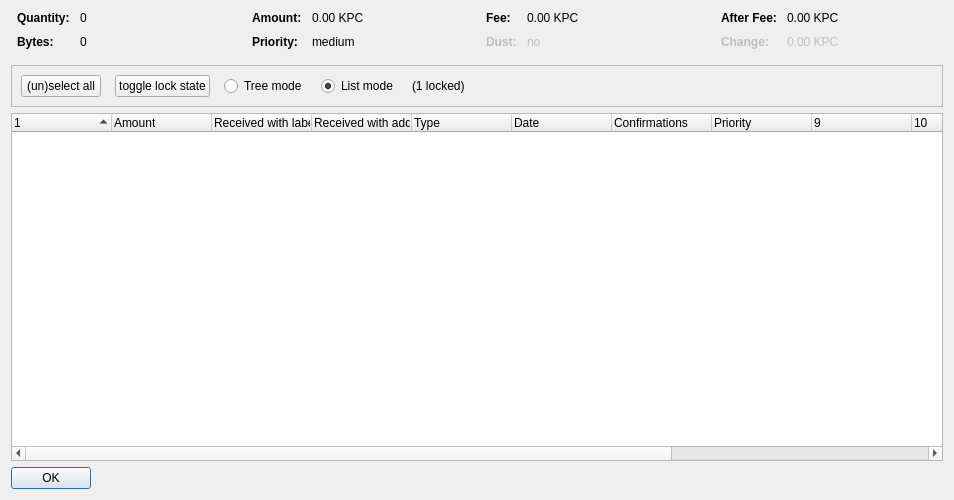
<?xml version="1.0" encoding="UTF-8"?>
<ui version="4.0">
 <class>CoinControlDialog</class>
 <widget class="QDialog" name="CoinControlDialog">
  <property name="geometry">
   <rect>
    <x>0</x>
    <y>0</y>
    <width>954</width>
    <height>500</height>
   </rect>
  </property>
  <property name="windowTitle">
   <string>Coin Selection</string>
  </property>
  <layout class="QVBoxLayout" name="verticalLayout">
   <item>
    <layout class="QHBoxLayout" name="horizontalLayoutTop" stretch="0,0,0,0">
     <property name="topMargin">
      <number>0</number>
     </property>
     <property name="bottomMargin">
      <number>10</number>
     </property>
     <item>
      <layout class="QFormLayout" name="formLayoutCoinControl1">
       <property name="horizontalSpacing">
        <number>10</number>
       </property>
       <property name="verticalSpacing">
        <number>10</number>
       </property>
       <property name="leftMargin">
        <number>6</number>
       </property>
       <property name="rightMargin">
        <number>6</number>
       </property>
       <item row="0" column="0">
        <widget class="QLabel" name="labelCoinControlQuantityText">
         <property name="font">
          <font>
           <weight>75</weight>
           <bold>true</bold>
          </font>
         </property>
         <property name="text">
          <string>Quantity:</string>
         </property>
        </widget>
       </item>
       <item row="0" column="1">
        <widget class="QLabel" name="labelCoinControlQuantity">
         <property name="cursor">
          <cursorShape>IBeamCursor</cursorShape>
         </property>
         <property name="contextMenuPolicy">
          <enum>Qt::ActionsContextMenu</enum>
         </property>
         <property name="text">
          <string notr="true">0</string>
         </property>
         <property name="textInteractionFlags">
          <set>Qt::LinksAccessibleByMouse|Qt::TextSelectableByKeyboard|Qt::TextSelectableByMouse</set>
         </property>
        </widget>
       </item>
       <item row="1" column="0">
        <widget class="QLabel" name="labelCoinControlBytesText">
         <property name="font">
          <font>
           <weight>75</weight>
           <bold>true</bold>
          </font>
         </property>
         <property name="text">
          <string>Bytes:</string>
         </property>
        </widget>
       </item>
       <item row="1" column="1">
        <widget class="QLabel" name="labelCoinControlBytes">
         <property name="cursor">
          <cursorShape>IBeamCursor</cursorShape>
         </property>
         <property name="contextMenuPolicy">
          <enum>Qt::ActionsContextMenu</enum>
         </property>
         <property name="text">
          <string notr="true">0</string>
         </property>
         <property name="textInteractionFlags">
          <set>Qt::LinksAccessibleByMouse|Qt::TextSelectableByKeyboard|Qt::TextSelectableByMouse</set>
         </property>
        </widget>
       </item>
      </layout>
     </item>
     <item>
      <layout class="QFormLayout" name="formLayoutCoinControl2">
       <property name="horizontalSpacing">
        <number>10</number>
       </property>
       <property name="verticalSpacing">
        <number>10</number>
       </property>
       <property name="leftMargin">
        <number>6</number>
       </property>
       <property name="rightMargin">
        <number>6</number>
       </property>
       <item row="0" column="0">
        <widget class="QLabel" name="labelCoinControlAmountText">
         <property name="font">
          <font>
           <weight>75</weight>
           <bold>true</bold>
          </font>
         </property>
         <property name="text">
          <string>Amount:</string>
         </property>
        </widget>
       </item>
       <item row="0" column="1">
        <widget class="QLabel" name="labelCoinControlAmount">
         <property name="cursor">
          <cursorShape>IBeamCursor</cursorShape>
         </property>
         <property name="contextMenuPolicy">
          <enum>Qt::ActionsContextMenu</enum>
         </property>
         <property name="text">
          <string notr="true">0.00 KPC</string>
         </property>
         <property name="textInteractionFlags">
          <set>Qt::LinksAccessibleByMouse|Qt::TextSelectableByKeyboard|Qt::TextSelectableByMouse</set>
         </property>
        </widget>
       </item>
       <item row="1" column="0">
        <widget class="QLabel" name="labelCoinControlPriorityText">
         <property name="font">
          <font>
           <weight>75</weight>
           <bold>true</bold>
          </font>
         </property>
         <property name="text">
          <string>Priority:</string>
         </property>
        </widget>
       </item>
       <item row="1" column="1">
        <widget class="QLabel" name="labelCoinControlPriority">
         <property name="cursor">
          <cursorShape>IBeamCursor</cursorShape>
         </property>
         <property name="contextMenuPolicy">
          <enum>Qt::ActionsContextMenu</enum>
         </property>
         <property name="text">
          <string>medium</string>
         </property>
         <property name="textInteractionFlags">
          <set>Qt::LinksAccessibleByMouse|Qt::TextSelectableByKeyboard|Qt::TextSelectableByMouse</set>
         </property>
        </widget>
       </item>
      </layout>
     </item>
     <item>
      <layout class="QFormLayout" name="formLayoutCoinControl3">
       <property name="horizontalSpacing">
        <number>10</number>
       </property>
       <property name="verticalSpacing">
        <number>10</number>
       </property>
       <property name="leftMargin">
        <number>6</number>
       </property>
       <property name="rightMargin">
        <number>6</number>
       </property>
       <item row="0" column="0">
        <widget class="QLabel" name="labelCoinControlFeeText">
         <property name="font">
          <font>
           <weight>75</weight>
           <bold>true</bold>
          </font>
         </property>
         <property name="text">
          <string>Fee:</string>
         </property>
        </widget>
       </item>
       <item row="0" column="1">
        <widget class="QLabel" name="labelCoinControlFee">
         <property name="cursor">
          <cursorShape>IBeamCursor</cursorShape>
         </property>
         <property name="contextMenuPolicy">
          <enum>Qt::ActionsContextMenu</enum>
         </property>
         <property name="text">
          <string notr="true">0.00 KPC</string>
         </property>
         <property name="textInteractionFlags">
          <set>Qt::LinksAccessibleByMouse|Qt::TextSelectableByKeyboard|Qt::TextSelectableByMouse</set>
         </property>
        </widget>
       </item>
       <item row="1" column="0">
        <widget class="QLabel" name="labelCoinControlLowOutputText">
         <property name="enabled">
          <bool>false</bool>
         </property>
         <property name="font">
          <font>
           <weight>75</weight>
           <bold>true</bold>
          </font>
         </property>
         <property name="text">
          <string>Dust:</string>
         </property>
        </widget>
       </item>
       <item row="1" column="1">
        <widget class="QLabel" name="labelCoinControlLowOutput">
         <property name="enabled">
          <bool>false</bool>
         </property>
         <property name="cursor">
          <cursorShape>IBeamCursor</cursorShape>
         </property>
         <property name="contextMenuPolicy">
          <enum>Qt::ActionsContextMenu</enum>
         </property>
         <property name="text">
          <string>no</string>
         </property>
         <property name="textInteractionFlags">
          <set>Qt::LinksAccessibleByMouse|Qt::TextSelectableByKeyboard|Qt::TextSelectableByMouse</set>
         </property>
        </widget>
       </item>
      </layout>
     </item>
     <item>
      <layout class="QFormLayout" name="formLayoutCoinControl4">
       <property name="horizontalSpacing">
        <number>10</number>
       </property>
       <property name="verticalSpacing">
        <number>10</number>
       </property>
       <property name="leftMargin">
        <number>6</number>
       </property>
       <property name="rightMargin">
        <number>6</number>
       </property>
       <item row="0" column="0">
        <widget class="QLabel" name="labelCoinControlAfterFeeText">
         <property name="font">
          <font>
           <weight>75</weight>
           <bold>true</bold>
          </font>
         </property>
         <property name="text">
          <string>After Fee:</string>
         </property>
        </widget>
       </item>
       <item row="0" column="1">
        <widget class="QLabel" name="labelCoinControlAfterFee">
         <property name="cursor">
          <cursorShape>IBeamCursor</cursorShape>
         </property>
         <property name="contextMenuPolicy">
          <enum>Qt::ActionsContextMenu</enum>
         </property>
         <property name="text">
          <string notr="true">0.00 KPC</string>
         </property>
         <property name="textInteractionFlags">
          <set>Qt::LinksAccessibleByMouse|Qt::TextSelectableByKeyboard|Qt::TextSelectableByMouse</set>
         </property>
        </widget>
       </item>
       <item row="1" column="0">
        <widget class="QLabel" name="labelCoinControlChangeText">
         <property name="enabled">
          <bool>false</bool>
         </property>
         <property name="font">
          <font>
           <weight>75</weight>
           <bold>true</bold>
          </font>
         </property>
         <property name="text">
          <string>Change:</string>
         </property>
        </widget>
       </item>
       <item row="1" column="1">
        <widget class="QLabel" name="labelCoinControlChange">
         <property name="enabled">
          <bool>false</bool>
         </property>
         <property name="cursor">
          <cursorShape>IBeamCursor</cursorShape>
         </property>
         <property name="contextMenuPolicy">
          <enum>Qt::ActionsContextMenu</enum>
         </property>
         <property name="text">
          <string notr="true">0.00 KPC</string>
         </property>
         <property name="textInteractionFlags">
          <set>Qt::LinksAccessibleByMouse|Qt::TextSelectableByKeyboard|Qt::TextSelectableByMouse</set>
         </property>
        </widget>
       </item>
      </layout>
     </item>
    </layout>
   </item>
   <item>
    <widget class="QFrame" name="frame">
     <property name="minimumSize">
      <size>
       <width>0</width>
       <height>40</height>
      </size>
     </property>
     <property name="frameShape">
      <enum>QFrame::StyledPanel</enum>
     </property>
     <property name="frameShadow">
      <enum>QFrame::Sunken</enum>
     </property>
     <layout class="QHBoxLayout" name="horizontalLayout">
      <item>
       <layout class="QHBoxLayout" name="horizontalLayoutPanel" stretch="0,0,0,0,0,0">
        <property name="spacing">
         <number>14</number>
        </property>
        <item>
         <widget class="QPushButton" name="pushButtonSelectAll">
          <property name="sizePolicy">
           <sizepolicy hsizetype="Maximum" vsizetype="Fixed">
            <horstretch>0</horstretch>
            <verstretch>0</verstretch>
           </sizepolicy>
          </property>
          <property name="text">
           <string>(un)select all</string>
          </property>
          <property name="autoDefault">
           <bool>false</bool>
          </property>
         </widget>
        </item>
        <item>
         <widget class="QPushButton" name="pushButtonToggleLock">
          <property name="sizePolicy">
           <sizepolicy hsizetype="Maximum" vsizetype="Fixed">
            <horstretch>0</horstretch>
            <verstretch>0</verstretch>
           </sizepolicy>
          </property>
          <property name="text">
           <string>toggle lock state</string>
          </property>
          <property name="autoDefault">
           <bool>false</bool>
          </property>
         </widget>
        </item>
        <item>
         <widget class="QRadioButton" name="radioTreeMode">
          <property name="sizePolicy">
           <sizepolicy hsizetype="Maximum" vsizetype="Fixed">
            <horstretch>0</horstretch>
            <verstretch>0</verstretch>
           </sizepolicy>
          </property>
          <property name="text">
           <string>Tree mode</string>
          </property>
         </widget>
        </item>
        <item>
         <widget class="QRadioButton" name="radioListMode">
          <property name="sizePolicy">
           <sizepolicy hsizetype="Maximum" vsizetype="Fixed">
            <horstretch>0</horstretch>
            <verstretch>0</verstretch>
           </sizepolicy>
          </property>
          <property name="text">
           <string>List mode</string>
          </property>
          <property name="checked">
           <bool>true</bool>
          </property>
         </widget>
        </item>
        <item>
         <widget class="QLabel" name="labelLocked">
          <property name="text">
           <string>(1 locked)</string>
          </property>
         </widget>
        </item>
        <item>
         <spacer name="horizontalSpacer">
          <property name="orientation">
           <enum>Qt::Horizontal</enum>
          </property>
          <property name="sizeHint" stdset="0">
           <size>
            <width>40</width>
            <height>20</height>
           </size>
          </property>
         </spacer>
        </item>
       </layout>
      </item>
     </layout>
    </widget>
   </item>
   <item>
    <widget class="CoinControlTreeWidget" name="treeWidget">
     <property name="contextMenuPolicy">
      <enum>Qt::CustomContextMenu</enum>
     </property>
     <property name="sortingEnabled">
      <bool>false</bool>
     </property>
     <property name="columnCount">
      <number>13</number>
     </property>
     <attribute name="headerShowSortIndicator" stdset="0">
      <bool>true</bool>
     </attribute>
     <attribute name="headerStretchLastSection">
      <bool>false</bool>
     </attribute>
     <column>
      <property name="text">
       <string/>
      </property>
     </column>
     <column>
      <property name="text">
       <string>Amount</string>
      </property>
     </column>
     <column>
      <property name="text">
       <string>Received with label</string>
      </property>
     </column>
     <column>
      <property name="text">
       <string>Received with address</string>
      </property>
     </column>
     <column>
      <property name="text">
       <string>Type</string>
      </property>
     </column>
     <column>
      <property name="text">
       <string>Date</string>
      </property>
     </column>
     <column>
      <property name="text">
       <string>Confirmations</string>
      </property>
      <property name="toolTip">
       <string>Confirmed</string>
      </property>
     </column>
     <column>
      <property name="text">
       <string>Priority</string>
      </property>
     </column>
     <column>
      <property name="text">
       <string/>
      </property>
     </column>
     <column>
      <property name="text">
       <string/>
      </property>
     </column>
     <column>
      <property name="text">
       <string/>
      </property>
     </column>
     <column>
      <property name="text">
       <string/>
      </property>
     </column>
     <column>
      <property name="text">
       <string/>
      </property>
     </column>
    </widget>
   </item>
   <item>
    <widget class="QDialogButtonBox" name="buttonBox">
     <property name="sizePolicy">
      <sizepolicy hsizetype="Maximum" vsizetype="Fixed">
       <horstretch>0</horstretch>
       <verstretch>0</verstretch>
      </sizepolicy>
     </property>
     <property name="orientation">
      <enum>Qt::Horizontal</enum>
     </property>
     <property name="standardButtons">
      <set>QDialogButtonBox::Ok</set>
     </property>
    </widget>
   </item>
  </layout>
 </widget>
 <customwidgets>
  <customwidget>
   <class>CoinControlTreeWidget</class>
   <extends>QTreeWidget</extends>
   <header>coincontroltreewidget.h</header>
  </customwidget>
 </customwidgets>
 <resources/>
 <connections/>
</ui>
